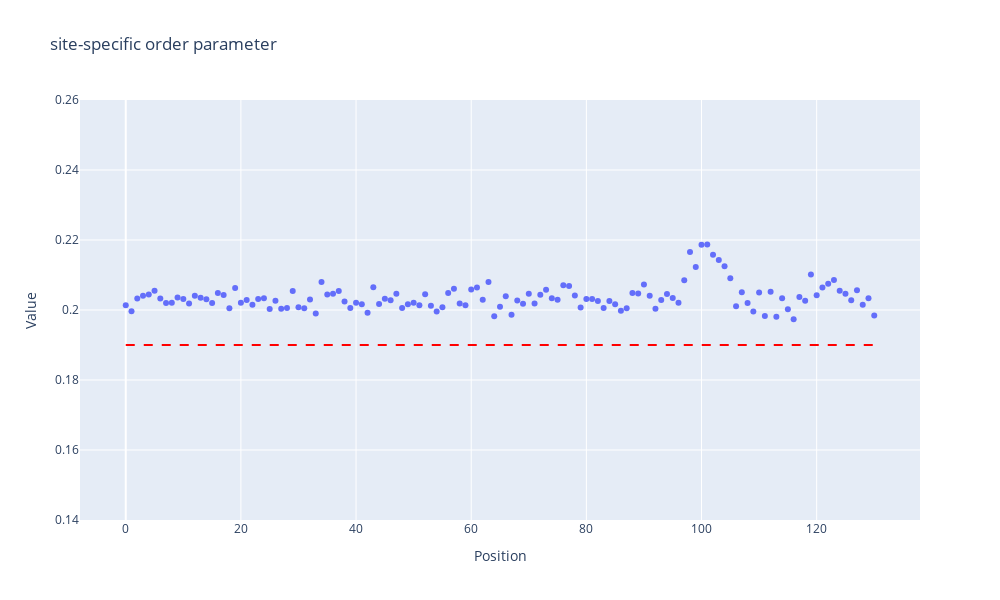

Notebook code cell kept with this figure:
### Code cell
starting_matrix = np.zeros((ca_xyz.shape[0], ca_xyz.shape[1]-1,ca_xyz.shape[1]-1))
def compute_cos_consecutive(ca_xyz):
    for conformation in range(ca_xyz.shape[0]):
        for i in range(ca_xyz[conformation].shape[0]-1):
            vector_i_i_plus1  =ca_xyz[conformation][i+1]-ca_xyz[conformation][i]
            vector_i_i_plus1/=np.linalg.norm(vector_i_i_plus1)
            for j in range(ca_xyz[conformation].shape[0]-1):
                vector_j_j_plus1=ca_xyz[conformation][j+1]-ca_xyz[conformation][j]
                vector_j_j_plus1/=np.linalg.norm(vector_j_j_plus1)
                cos_i_j=np.dot(vector_i_i_plus1,vector_j_j_plus1)
                starting_matrix[conformation][i][j]=cos_i_j

compute_cos_consecutive(ca_xyz)
mean_cos_tetha=np.mean(starting_matrix,axis=0)
square_diff=(starting_matrix-mean_cos_tetha)**2
variance_cos_tetha=np.mean(square_diff,axis=0)
def site_pair_correlation_parameter(variance_cos_tetha):
    K_ij = [[1 - np.sqrt(2 * variance_cos_tetha[i][j]) for j in range(variance_cos_tetha.shape[1])] for i in range(variance_cos_tetha.shape[0])]
    return np.array(K_ij)
K_ij=site_pair_correlation_parameter(variance_cos_tetha)
o_i=np.mean(K_ij,axis=1)
position = list(range(o_i.shape[0])) 
trace = go.Scatter(x=position, y=o_i, mode='markers')
layout = go.Layout(title='site-specific order parameter',
                   xaxis=dict(title='Position'),
                   yaxis=dict(title='Value',range=[0.14,0.26]),
                   width=1000,  #
                   height=600
                   )
fig = go.Figure(data=[trace], layout=layout)
fig.add_shape(type="line",x0=min(position),y0=0.19,x1=max(position),y1=0.19,line=dict(color="red", width=2, dash="dash"),)
fig.show()

### Figure 1 — Plotly figure (JSON) as saved in the notebook; plotly's stock layout.template omitted (floating-point values rounded to 4 significant figures; data arrays with more than 128 entries replaced by an {"elided": "..."} marker saying what was removed)
{"data": [{"mode": "markers", "type": "scatter", "x": {"elided": "131 int values"}, "y": {"elided": "131 float values"}}], "layout": {"height": 600, "shapes": [{"line": {"color": "red", "dash": "dash", "width": 2}, "type": "line", "x0": 0, "x1": 130, "y0": 0.19, "y1": 0.19}], "title": {"text": "site-specific order parameter"}, "width": 1000, "xaxis": {"title": {"text": "Position"}}, "yaxis": {"range": [0.14, 0.26], "title": {"text": "Value"}}}}
